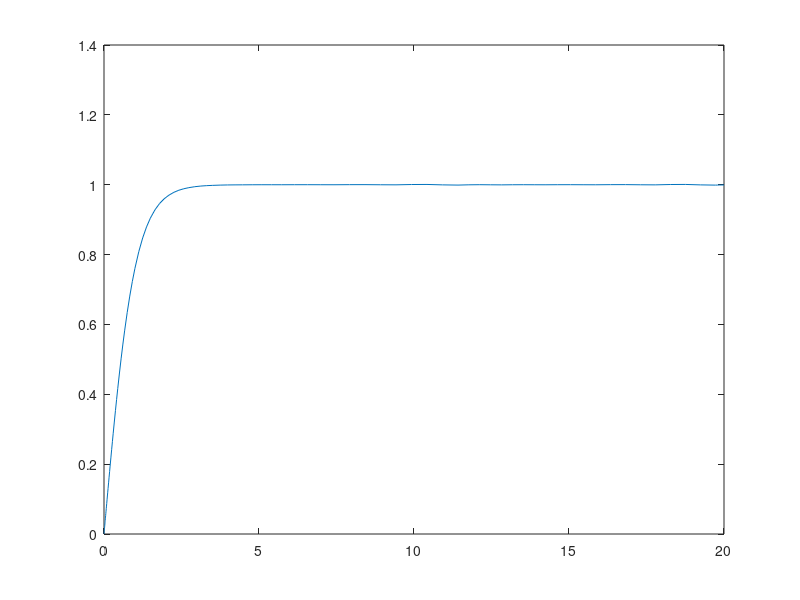

MATLAB code to generate this figure:
% Plot the solutions to various first-order differential equations

%% dy/dt = t^2 + y^2, y(0) = 0, and 0 <= t <= 1.
close all;
DE = @(t, y) t.^2 + y.^2;
tspan = [0, 1];
y0 = 0;
[t, y] = ode45(DE, tspan, y0);
plot(t, y);

%% dy/dt = sin(t) + cos(y), y(0) = 0, and 0 <= t <= 10.
close all;
DE = @(t, y) sin(t) + cos(y);
tspan = [0, 10];
y0 = 0;
[t, y] = ode45(DE, tspan, y0);
plot(t, y);

%% dy/dt = (1-y^2) + 0.2 sin(t), y(0) = 0, and 0 <= t <= 20.
close all;
DE = @(t, y) 1-y.^2;
tspan = [0, 20];
y0 = 0;
[t, y] = ode45(DE, tspan, y0);
plot(t, y);
